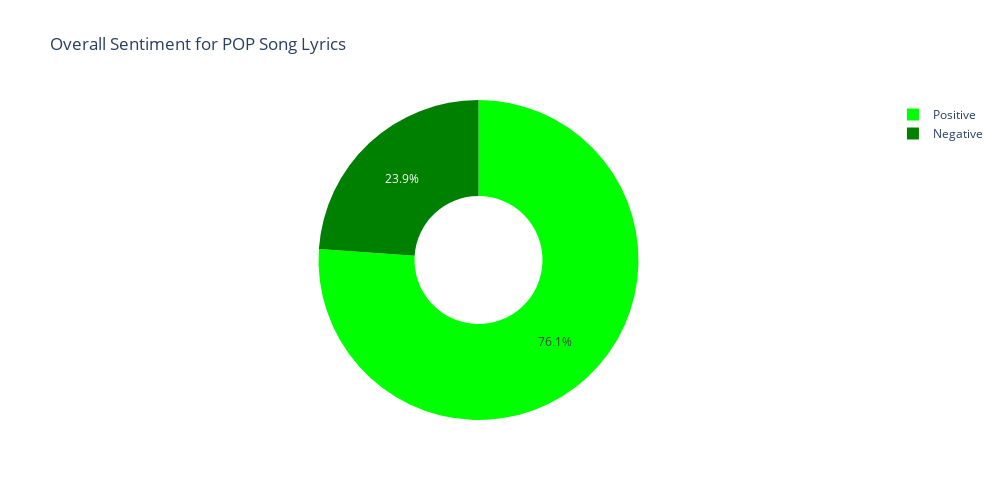

This figure's notebook cell:
### Code cell
# import plotly.express as px
# Plot overall sentiment scores for genre

positives = result_lyrics_df['lyrics_sent'].loc[result_lyrics_df['lyrics_sent'] == 1 ].count()
negatives = result_lyrics_df['lyrics_sent'].loc[result_lyrics_df['lyrics_sent'] == -1 ].count()
index_names = ['Positive', 'Negative']

lyrics_sentiment = pd.DataFrame([positives,negatives], columns = ['Count'])
lyrics_sentiment.index = index_names

pop_sentiment_pie = px.pie(
    lyrics_sentiment, 
    values = 'Count', 
    names=index_names, 
    hole = 0.4, 
    color_discrete_sequence=["lime", "green"],
    width=1000, 
    height = 500,
    title='Overall Sentiment for POP Song Lyrics'
    )  
pop_sentiment_pie

### Figure 1 — Plotly figure (JSON) as saved in the notebook; plotly's stock layout.template omitted (floating-point values rounded to 4 significant figures)
{"data": [{"domain": {"x": [0, 1], "y": [0, 1]}, "hole": 0.4, "hovertemplate": "label=%{label}<br>Count=%{value}<extra></extra>", "labels": ["Positive", "Negative"], "legendgroup": "", "name": "", "showlegend": true, "type": "pie", "values": [35, 11]}], "layout": {"height": 500, "legend": {"tracegroupgap": 0}, "piecolorway": ["lime", "green"], "title": {"text": "Overall Sentiment for POP Song Lyrics"}, "width": 1000}}
